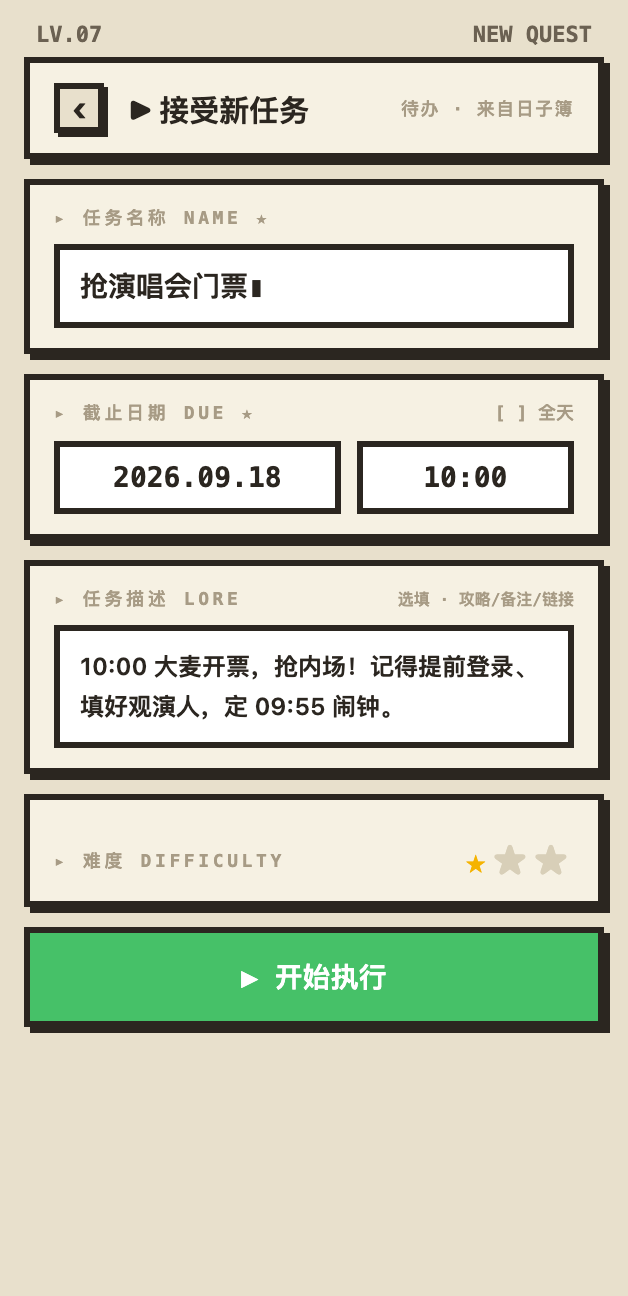
#> input picture docs/design/visual/screen-03-new_task/design.png, 628 x 1296 px
$ python _compare.py
#> lines starting #> are read from the running program, lines starting #| are printed output that depends on the picture; after the words box and inside, x2 and y2 are one past the last pixel; in counts of white or black regions, pixels touching at a corner belong together
#!/usr/bin/env python3
"""第 ②③ 屏视觉量化：HTML 设计稿 vs Android 实现。

与 screen-01-home 同口径：628x1296 = 314x648 逻辑像素 @2x；差异口径=任一通道变化即计入。
用法：
  /Users/cch/.workbuddy/binaries/python/envs/default/bin/python3 _compare.py future
  /Users/cch/.workbuddy/binaries/python/envs/default/bin/python3 _compare.py past
"""
from __future__ import annotations
import json
import sys
from pathlib import Path

import numpy as np
from PIL import Image
from skimage.metrics import structural_similarity as ssim

HERE = Path(__file__).resolve().parent

# DESIGN_SYSTEM.md §3.1 昼间 token（与 _compare.py 第①屏共享）
COLORS = {
    "background": (232, 224, 204),
    "surface": (246, 241, 227),
    "surfaceVariant": (223, 213, 187),
    "onSurface": (43, 38, 32),
    "outline": (43, 38, 32),
    "outlineVariant": (201, 191, 166),
    "primary": (70, 193, 104),
    "secondary": (62, 155, 255),
    "tertiary": (245, 179, 1),
    "goldInk": (185, 138, 0),
    "error": (229, 72, 77),
    "amber": (245, 166, 35),
    "manaPurple": (155, 109, 255),
    "labelTertiary": (167, 155, 133),
}


def load(name: str):
#> called with name = 'design.png'
    im = Image.open(HERE / name).convert("RGB")
#> im is the input picture: PIL image 628x1296 RGB; mean R, G, B 202.5, 204.7, 187.1
    return im, np.asarray(im).astype(np.float32)


def color_error(design: np.ndarray, impl: np.ndarray, diff: np.ndarray, name: str):
    ref = np.array(COLORS[name], dtype=np.float32)
    sel = (np.abs(design - ref).max(axis=2) <= 10)
    if not sel.any():
        return {"token": name, "pixels": 0, "mae_rgb": None}
    return {
        "token": name,
        "pixels": int(sel.sum()),
        "share_pct": round(float(sel.mean() * 100), 3),
        "mae_rgb": round(float(diff[sel].mean()), 3),
        "mean_color_error": round(float(np.abs(design[sel] - impl[sel]).mean()), 3),
    }


def classify(rgb, best_threshold=2000):
    best, bd = None, 1e9
    for k, v in COLORS.items():
        d = sum((int(rgb[i]) - v[i]) ** 2 for i in range(3))
        if d < bd:
            bd, best = d, k
    return best if bd < best_threshold else f"#{int(rgb[0]):02X}{int(rgb[1]):02X}{int(rgb[2]):02X}"


def main():
    design_img, design = load(f"design.png")
    impl_img, impl = load(f"current-implementation-sample.png")
#> call 2 of load, with name = 'current-implementation-sample.png'
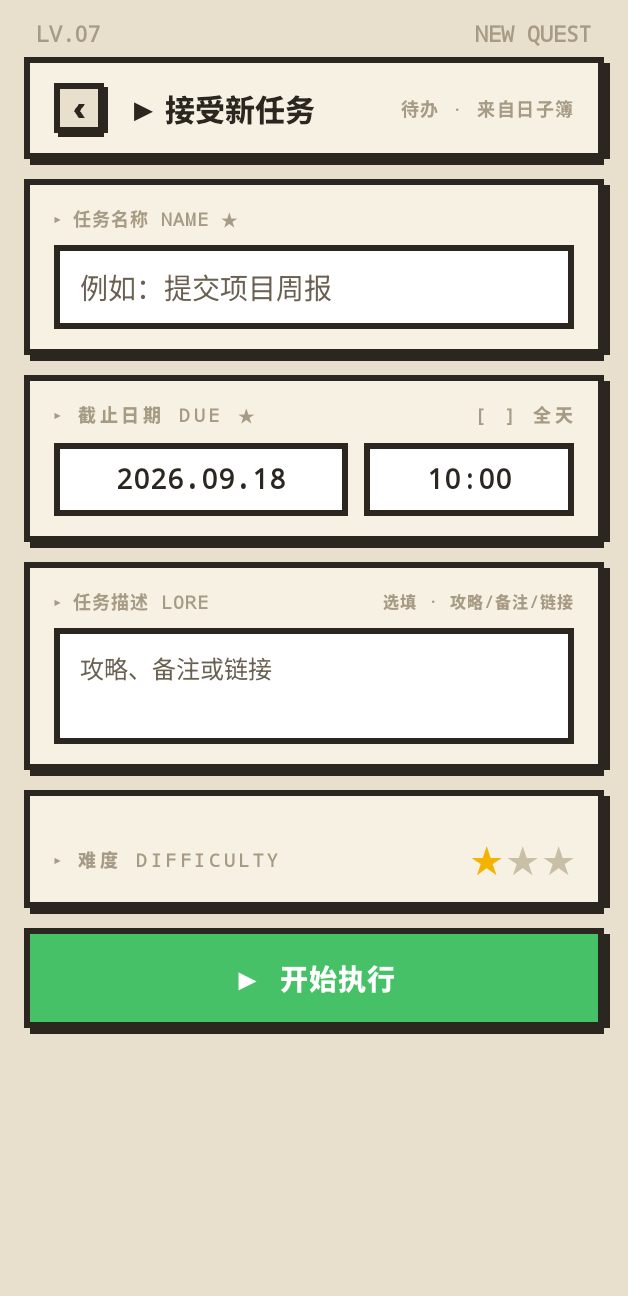
#> input picture docs/design/visual/screen-03-new_task/current-implementation-sample.png, 628 x 1296 px
#> in load, im is the input picture: PIL image 628x1296 RGB; mean R, G, B 204.5, 206.7, 189
    assert design.shape == impl.shape, f"画布不一致 {design.shape} vs {impl.shape}"
    H, W, _ = design.shape
#> H = 1296; W = 628

    diff = np.abs(design - impl)
    maxchan = diff.max(axis=2)
    mask = maxchan > 0
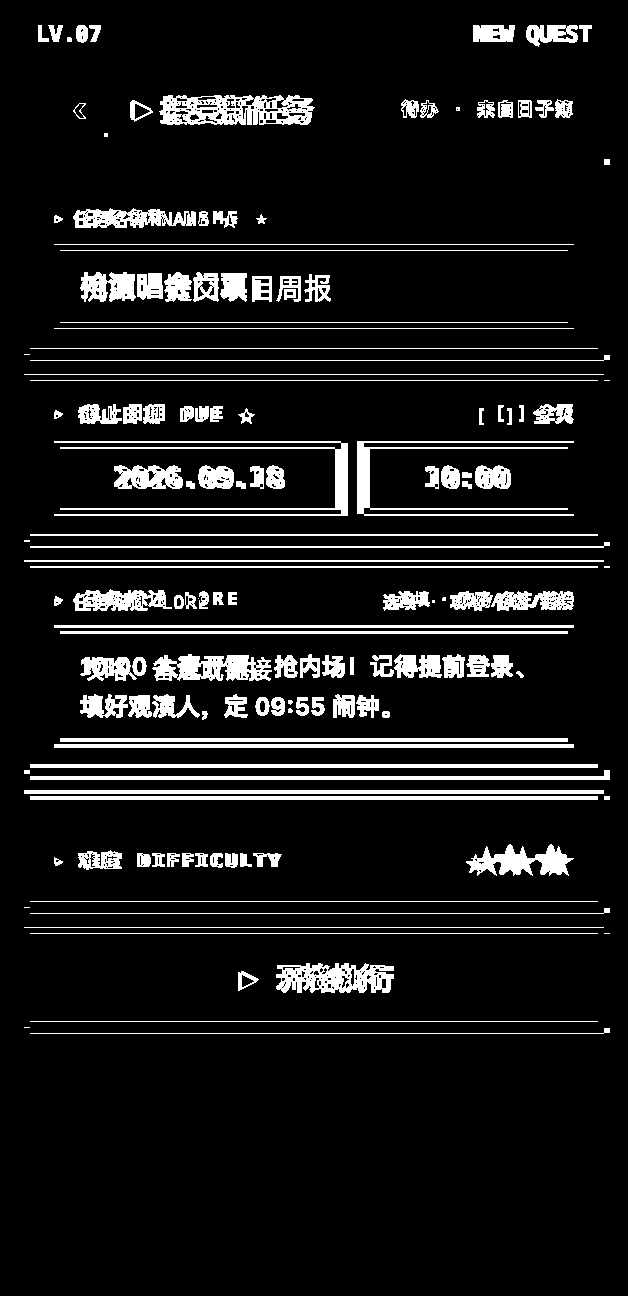
#> mask: shape (1296, 628) bool; 9.4% white; 150 white regions (13 under 20 px), largest, box (x1, y1, x2, y2) and area: (159, 95, 315, 125) 3184, (54, 441, 348, 516) 3125, (357, 441, 574, 516) 2509
    total = H * W
#> total = 813888
    diff_count = int(mask.sum())
#> diff_count = 76262
    pixel_diff_rate = diff_count / total * 100.0
#> pixel_diff_rate = 9.37
    gray_d = design @ np.array([0.299, 0.587, 0.114], dtype=np.float32)
    gray_i = impl @ np.array([0.299, 0.587, 0.114], dtype=np.float32)
    ssim_val = float(ssim(gray_d, gray_i, data_range=255))
#> ssim_val = 0.799

    def tolerant_rate(t: int) -> float:
        return float((np.abs(design - impl) > t).max(axis=2).mean() * 100.0)

    color_errors = [color_error(design, impl, diff, k) for k in
                    ("background", "surface", "onSurface", "outline",
                     "tertiary", "goldInk", "primary", "secondary",
                     "error", "amber", "labelTertiary")]
#> in color_error, `sel = (np.abs(design - ref).max(axis=2) <= 10)`:
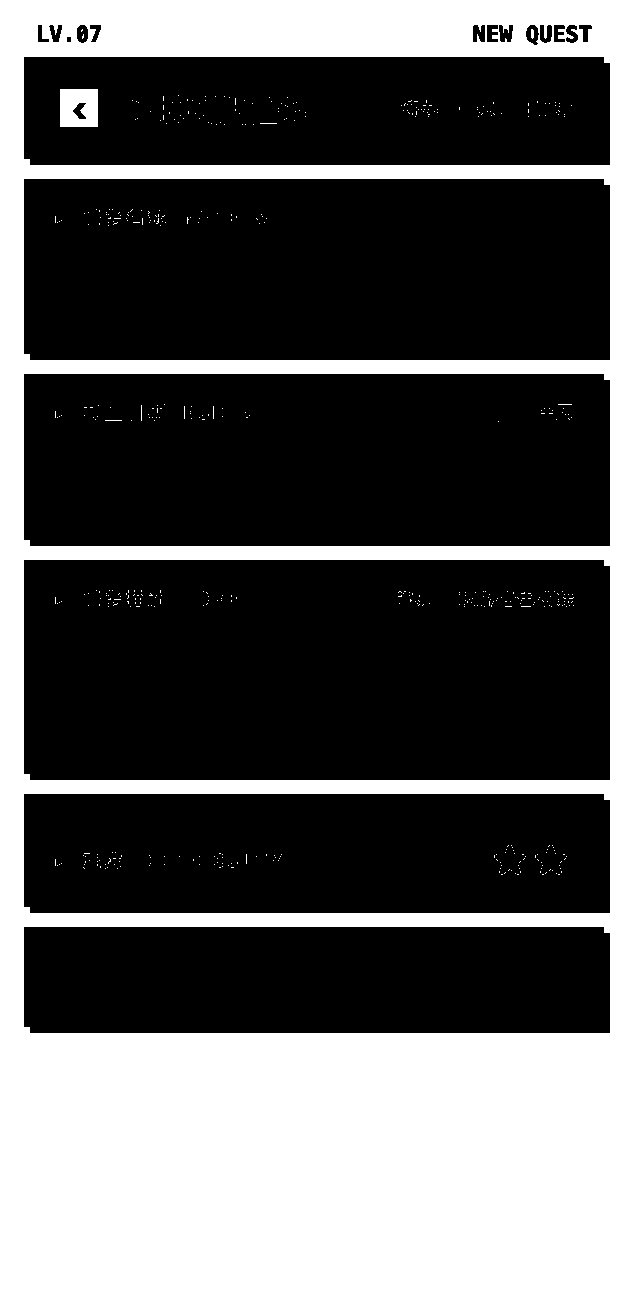
#> sel: shape (1296, 628) bool; 34.9% white; 516 white regions (513 under 20 px), largest, box (x1, y1, x2, y2) and area: (0, 0, 628, 1296) 281666, (60, 89, 98, 127) 1330, (531, 29, 534, 39) 27
#> in color_error (call 2), `sel = (np.abs(design - ref).max(axis=2) <= 10)`: sel: shape (1296, 628) bool; 30% white; 201 white regions (190 under 20 px), largest, box (x1, y1, x2, y2) and area: (30, 800, 598, 901) 54884, (30, 380, 598, 534) 48961, (30, 566, 598, 768) 47874
#> in color_error (call 3), `sel = (np.abs(design - ref).max(axis=2) <= 10)`: sel: shape (1296, 628) bool; 13.5% white; 130 white regions (29 under 20 px), largest, box (x1, y1, x2, y2) and area: (24, 560, 610, 780) 14112, (24, 179, 610, 360) 13410, (24, 374, 610, 546) 13248
#> in color_error (call 5), `sel = (np.abs(design - ref).max(axis=2) <= 10)`: sel: shape (1296, 628) bool; 0.01% white; 1 white region, box (x1, y1, x2, y2) and area: (468, 856, 484, 872) 98
#> in color_error (call 6), `sel = (np.abs(design - ref).max(axis=2) <= 10)`: sel: shape (1296, 628) bool; every value is 0
#> in color_error (call 7), `sel = (np.abs(design - ref).max(axis=2) <= 10)`: sel: shape (1296, 628) bool; 5.9% white; 9 white regions (4 under 20 px), largest, box (x1, y1, x2, y2) and area: (30, 933, 598, 1021) 48064, (286, 969, 292, 974) 30, (312, 975, 326, 984) 29, (339, 978, 343, 987) 24, (318, 981, 324, 985) 24
#> in color_error (call 11), `sel = (np.abs(design - ref).max(axis=2) <= 10)`: sel: shape (1296, 628) bool; 0.59% white in thin lines or dots, all inside (x1, y1, x2, y2) = (48, 25, 578, 869)
#> color_errors = 11 items

    # 元素 bbox：选关键色 token 在两张图上的边界。
    def bbox_of(m):
        ys, xs = np.nonzero(m)
        if len(ys) == 0:
            return None
        return [int(xs.min()), int(ys.min()), int(xs.max()), int(ys.max())]

    def bboxes_for(img, token):
        ref = np.array(COLORS[token], dtype=np.float32)
        m = (np.abs(img - ref).max(axis=2) <= 12)
        return bbox_of(m)

    element_boxes = {}
    for token in ("surface", "outline", "tertiary", "goldInk", "primary", "error",
                  "amber", "secondary"):
        bd = bboxes_for(design, token)
        bi = bboxes_for(impl, token)
        element_boxes[token] = {
            "design_bbox": bd,
            "impl_bbox": bi,
            "delta_wh": None if not bd or not bi else [bi[2] - bi[0] - (bd[2] - bd[0]),
                                                        bi[3] - bi[1] - (bd[3] - bd[1])],
            "delta_xy": None if not bd or not bi else [bi[0] - bd[0], bi[1] - bd[1]],
        }
#> this loop made 8 passes
#> (bd, bi) on passes 1, 2, 3, 5: ([30, 63, 597, 989], [30, 63, 597, 990]), ([24, 57, 609, 1032], [24, 57, 609, 1033]), ([468, 856, 483, 871], [473, 848, 499, 873]), ([30, 933, 597, 1020], [30, 934, 597, 1021])
#> pass 1, in bboxes_for (call 2), `m = (np.abs(img - ref).max(axis=2) <= 12)`:
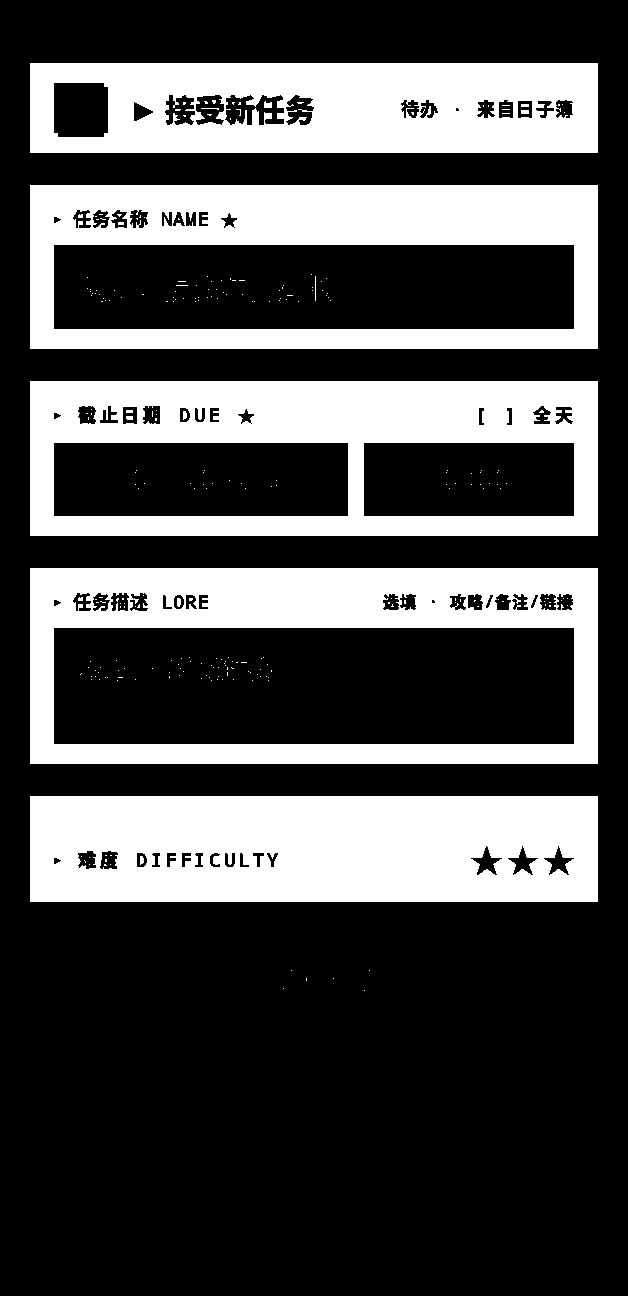
#> m: shape (1296, 628) bool; 30.5% white; 271 white regions (256 under 20 px), largest, box (x1, y1, x2, y2) and area: (30, 796, 598, 902) 58001, (30, 381, 598, 536) 49430, (30, 568, 598, 764) 48168
#> after the loop, element_boxes = 8 items

    # 文本行带（墨色像素的连续行带）— 帮助评估字号、行高差异。
    def text_row_bands(img, x0, x1):
        ink = np.array(COLORS["onSurface"], dtype=np.float32)
        sub = img[:, x0:x1]
        m = (np.abs(sub - ink).max(axis=2) <= 40).sum(axis=1) > 2
        bands, start = [], None
        for y, v in enumerate(m):
            if v and start is None:
                start = y
            elif not v and start is not None:
                if y - start >= 3:
                    bands.append((start, y - 1, y - start))
                start = None
        return bands

    # 产物
    overlay = np.asarray(impl_img).copy()
    ov = overlay.copy()
    ov[mask] = [255, 0, 255]
#> ov: shape (1296, 628, 3); 9.37% of pixels changed, all inside (x1, y1, x2, y2) = (24, 25, 610, 1034)
    Image.fromarray(ov).save(HERE / f"difference-overlay.png")

    heat = np.clip(diff.max(axis=2) * 3, 0, 255).astype(np.uint8)
    Image.fromarray(np.stack([heat] * 3, axis=-1)).save(HERE / f"difference-heat.png")

    side = Image.new("RGB", (W * 2 + 16, H), (255, 255, 255))
#> side: PIL image 1272x1296 RGB; every value is 255
    side.paste(design_img, (0, 0))
    side.paste(impl_img, (W + 16, 0))
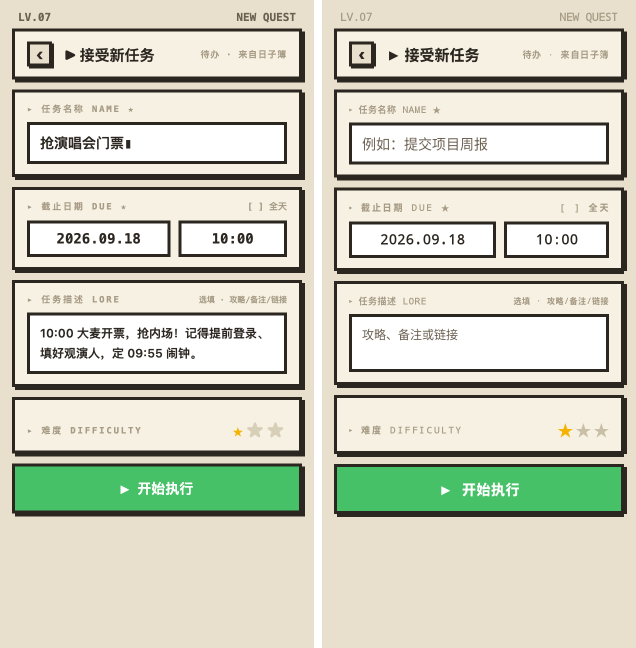
#> side: PIL image 1272x1296 RGB (shown at 1/2 size); mean R, G, B 204.2, 206.3, 188.9
    side.save(HERE / f"side-by-side.png")

    report = {
        "canvas": f"{W}x{H}",
        "logical_canvas": f"{W // 2}x{H // 2} dp @2x",
        "device_scale_factor": 2,
        "mode": "new_task",
        "design_source": "design.html 第 ④ 屏（接受新任务 · .phone 内容区 314x648 CSS px）",
        "impl_source": "Pixel AVD, wm size 628x1296 / density 320, immersive",
        "global": {
            "pixel_difference_rate_pct": round(pixel_diff_rate, 4),
            "pixel_similarity_pct": round(100 - pixel_diff_rate, 4),
            "ssim_gray": round(ssim_val, 6),
            "mae_rgb": round(float(diff.mean()), 4),
            "tolerance_1_pct": round(tolerant_rate(1), 4),
            "tolerance_8_pct": round(tolerant_rate(8), 4),
            "tolerance_24_pct": round(tolerant_rate(24), 4),
            "thresholds": {"pixel_difference_rate_pct": 1.0, "ssim_gray": 0.95},
            "passed": bool(pixel_diff_rate < 1.0 and ssim_val > 0.95),
        },
        "color_errors": color_errors,
        "element_boxes": element_boxes,
        "text_bands_design": text_row_bands(design, 0, W),
        "text_bands_impl": text_row_bands(impl, 0, W),
    }
#> in text_row_bands, `ink = np.array(COLORS["onSurface"], dtype=np.float32)`: ink = [43, 38, 32]
#> the loop in text_row_bands, `for y, v in enumerate(m):` made 1296 passes
#> v on passes 1 to 12: False, False, False, False, False, False, False, False, False, False, False, False
#> after the loop in text_row_bands, `for y, v in enumerate(m):`: bands = [(57, 164, 108), (179, 359, 181), (374, 545, 172), (560, 779, 220), (794, 912, 119), (927, 1032, 106)]
#> the loop in text_row_bands (call 2), `for y, v in enumerate(m):` made 1296 passes
    (HERE / f"metrics.json").write_text(json.dumps(report, ensure_ascii=False, indent=2),
                                                encoding="utf-8")
    print(json.dumps({"canvas": report["canvas"], "global": report["global"]},
                     ensure_ascii=False, indent=2))
#> (printed output is left out)


if __name__ == "__main__":
    main()
